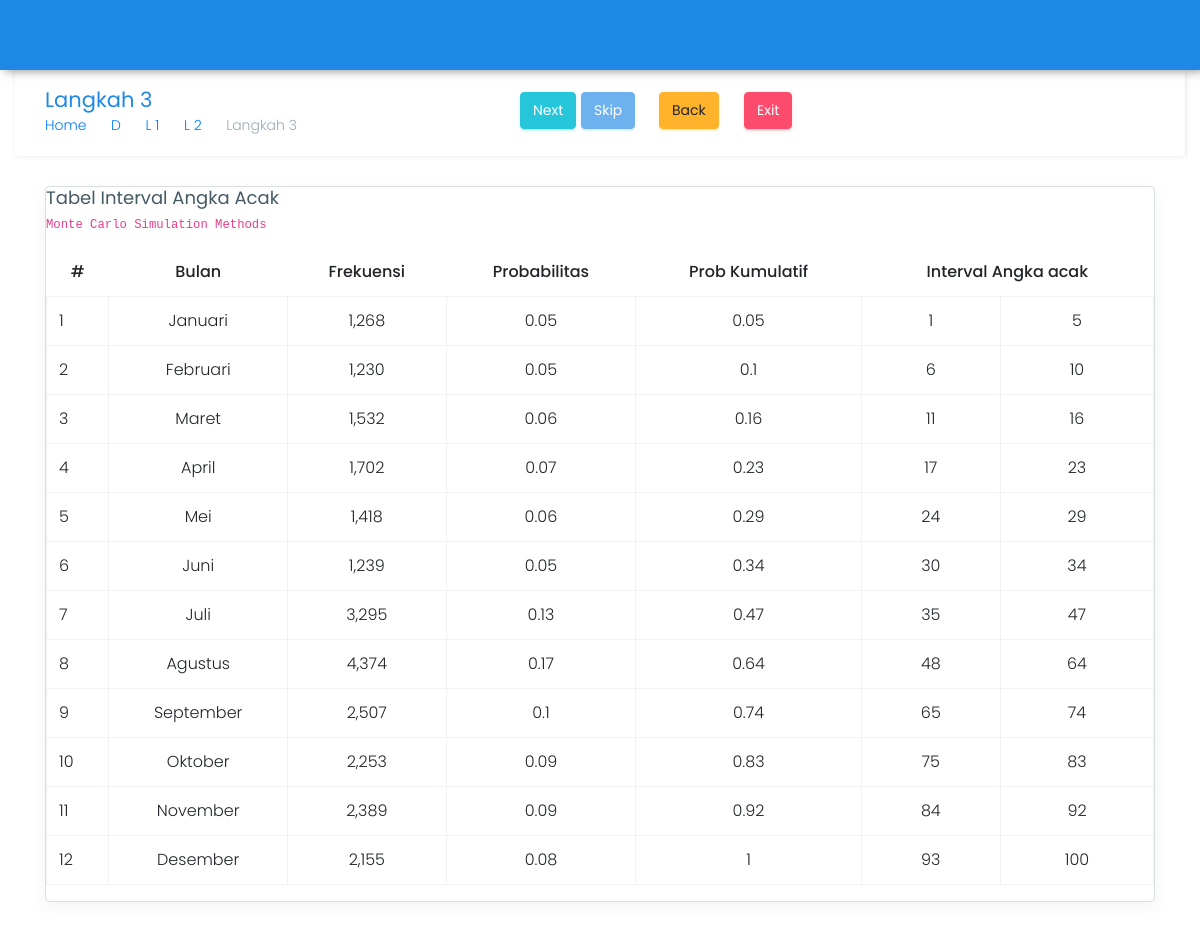
The page /target19/tiga.php on the database its author committed.
### tables this page shows
CREATE TABLE `data_2018` (
  `id_bulan` varchar(10) NOT NULL,
  `jumlah_pasien` int(10) NOT NULL
);

CREATE TABLE `tabel_bulan` (
  `id_bulan` varchar(10) NOT NULL,
  `nama_bulan` varchar(50) NOT NULL
);

### target19/tiga.php (the view, shortened to what this page needs)
<?php
require_once "../config/koneksi.php";
?>
<!DOCTYPE html>
<html lang="en">
<head>
    <link href="../assets/plugins/bootstrap/css/bootstrap.min.css" rel="stylesheet">
    <link href="../lite/css/style.css" rel="stylesheet">
    <link href="../lite/css/colors/blue.css" id="theme" rel="stylesheet">
</head>
<body class="card-no-border">
    <header class="topbar">
        <nav class="navbar top-navbar navbar-toggleable-sm navbar-light"></nav>
    </header>
        <div class="container">
            <div class="row page-titles">
                <div class="col-md-5 col-8 align-self-center">
                    <h3 class="text-themecolor m-b-0 m-t-0">Langkah 3</h3>
                    <ol class="breadcrumb">
                        <li class="breadcrumb-item"><a href="../">Home</a></li>
                        <li class="breadcrumb-item"><a href="index.php">D</a></li>
                        <li class="breadcrumb-item"><a href="satu.php">L 1</a></li>
                        <li class="breadcrumb-item"><a href="dua.php">L 2</a></li>
                        <li class="breadcrumb-item active">Langkah 3</li>
                    </ol>
                </div>
                <div class="col-md-7 col-4 align-self-center">
                <form action="proses/proses.php" method="post">
                    <button type="submit" class="btn waves-effect waves-light btn-success pull-right hidden-sm-down" name="simpanrange" data-toggle="tooltip" data-placement="top" title="Klik Untuk Melanjutkan Proses"> Next</button>
                    <a href="#" class="btn waves-effect waves-light btn-info pull-right hidden-sm-down disabled" style="margin-right: 20px;" data-toggle="tooltip" data-placement="top" title="Klik Untuk Lompat Ke langkah 3"> Skip</a>
                    <a href="dua.php" class="btn waves-effect waves-light btn-warning pull-right hidden-sm-down" style="margin-right: 20px;" data-toggle="tooltip" data-placement="top" title="Klik Untuk Kembali ke Halaman Sebelumnya"> Back</a>
                    <a href="../" class="btn waves-effect waves-light btn-danger pull-right hidden-sm-down" style="margin-right: 20px;" data-toggle="tooltip" data-placement="top" title="Klik Untuk Keluar"> Exit</a>
                </div>
            </div>
            <div class="row">
                <div class="col-lg-12">
                    <div class="card">
                        <div class="card-block">
                            <h4 class="card-title">Tabel Interval Angka Acak</h4>
                            <h6 class="card-subtitle"><code>Monte Carlo Simulation Methods</code></h6>
                            <div class="table-responsive">
                                <table class="table table-hover table-bordered">
                                    <thead>
                                        <tr>
                                            <th class="text-center">#</th>
                                            <th class="text-center">Bulan</th>
                                            <th class="text-center">Frekuensi</th>
                                            <th class="text-center">Probabilitas</th>
                                            <th class="text-center">Prob Kumulatif</th>
                                            <th colspan="2" class="text-center">Interval Angka acak</th>
                                        </tr>
                                    </thead>
                                    <tbody>
                                    <?php
                                    $no = 1;
                                    $querys = mysqli_query($con, "SELECT b.nama_bulan, d.jumlah_pasien FROM tabel_bulan b, data_2018 d WHERE b.id_bulan = d.id_bulan") or die(mysqli_error($con));
                                    $totals = mysqli_query($con, "SELECT SUM(jumlah_pasien) AS total FROM data_2018") or die(mysqli_error($con));
                                    $total = mysqli_fetch_array($totals);
                                    foreach ($querys as $query) : ?>
                                        <tr>
                                            <td><?= $no ?></td>
                                            <td class="text-center"><?= $query['nama_bulan'] ?></td>
                                            <td class="text-center"><?= number_format($query['jumlah_pasien']) ?></td>
                                            <td class="text-center"><?= @$disprob = round($query['jumlah_pasien'] / $total['total'], 2) ?></td>
                                            <?php @$disprobkum += $disprob ?>
                                            <td class="text-center"><?= $disprobkum ?></td>
                                            <?php $rangeakhir = $disprobkum * 100 ?>
                                            <?php if ( $no == 1 ) {
                                                @$rangeawal = 1;
                                            } ?>
                                            <td class="text-center"><?= $rangeawal ?><input type="hidden" name="rangeawalke-<?= $no ?>" class="form-control input-sm text-center" value="<?= $rangeawal ?>" readonly></td>
                                            <td class="text-center"><?= $rangeakhir ?><input type="hidden" name="rangeakhirke-<?= $no ?>" class="form-control input-sm text-center" value="<?= $rangeakhir ?>" readonly></td>
                                        </tr>
                                    <?php $no++ ?>
                                    <?php $rangeawal = $rangeakhir + 1 ?>
                                    <?php endforeach; ?>
                                    </tbody>
                                </table>
                            </div>
                        </div>
                    </div>
                </div>
            </div>
        </div>
</body>
</html>

### lite/css/colors/blue.css (style rules this page uses)
.topbar { background: #1e88e5; }
.text-themecolor { color: #1e88e5 !important; }

### target19/tiga.php (style rules this page uses)
body { background: url(../assets/images/full-bloom.png); }

### rows shown on the page
data_2018: id_bulan.nama_bulan "Januari", jumlah_pasien "1,268", total "0.05", disprobkum "0.05", rangeawal "1", rangeakhir "5"
data_2018: id_bulan.nama_bulan "Februari", jumlah_pasien "1,230", total "0.05", disprobkum "0.1", rangeawal "6", rangeakhir "10"
data_2018: id_bulan.nama_bulan "Maret", jumlah_pasien "1,532", total "0.06", disprobkum "0.16", rangeawal "11", rangeakhir "16"
data_2018: id_bulan.nama_bulan "April", jumlah_pasien "1,702", total "0.07", disprobkum "0.23", rangeawal "17", rangeakhir "23"
data_2018: id_bulan.nama_bulan "Mei", jumlah_pasien "1,418", total "0.06", disprobkum "0.29", rangeawal "24", rangeakhir "29"
data_2018: id_bulan.nama_bulan "Juni", jumlah_pasien "1,239", total "0.05", disprobkum "0.34", rangeawal "30", rangeakhir "34"
data_2018: id_bulan.nama_bulan "Juli", jumlah_pasien "3,295", total "0.13", disprobkum "0.47", rangeawal "35", rangeakhir "47"
data_2018: id_bulan.nama_bulan "Agustus", jumlah_pasien "4,374", total "0.17", disprobkum "0.64", rangeawal "48", rangeakhir "64"
data_2018: id_bulan.nama_bulan "September", jumlah_pasien "2,507", total "0.1", disprobkum "0.74", rangeawal "65", rangeakhir "74"
data_2018: id_bulan.nama_bulan "Oktober", jumlah_pasien "2,253", total "0.09", disprobkum "0.83", rangeawal "75", rangeakhir "83"
data_2018: id_bulan.nama_bulan "November", jumlah_pasien "2,389", total "0.09", disprobkum "0.92", rangeawal "84", rangeakhir "92"
data_2018: id_bulan.nama_bulan "Desember", jumlah_pasien "2,155", total "0.08", disprobkum "1", rangeawal "93", rangeakhir "100"
